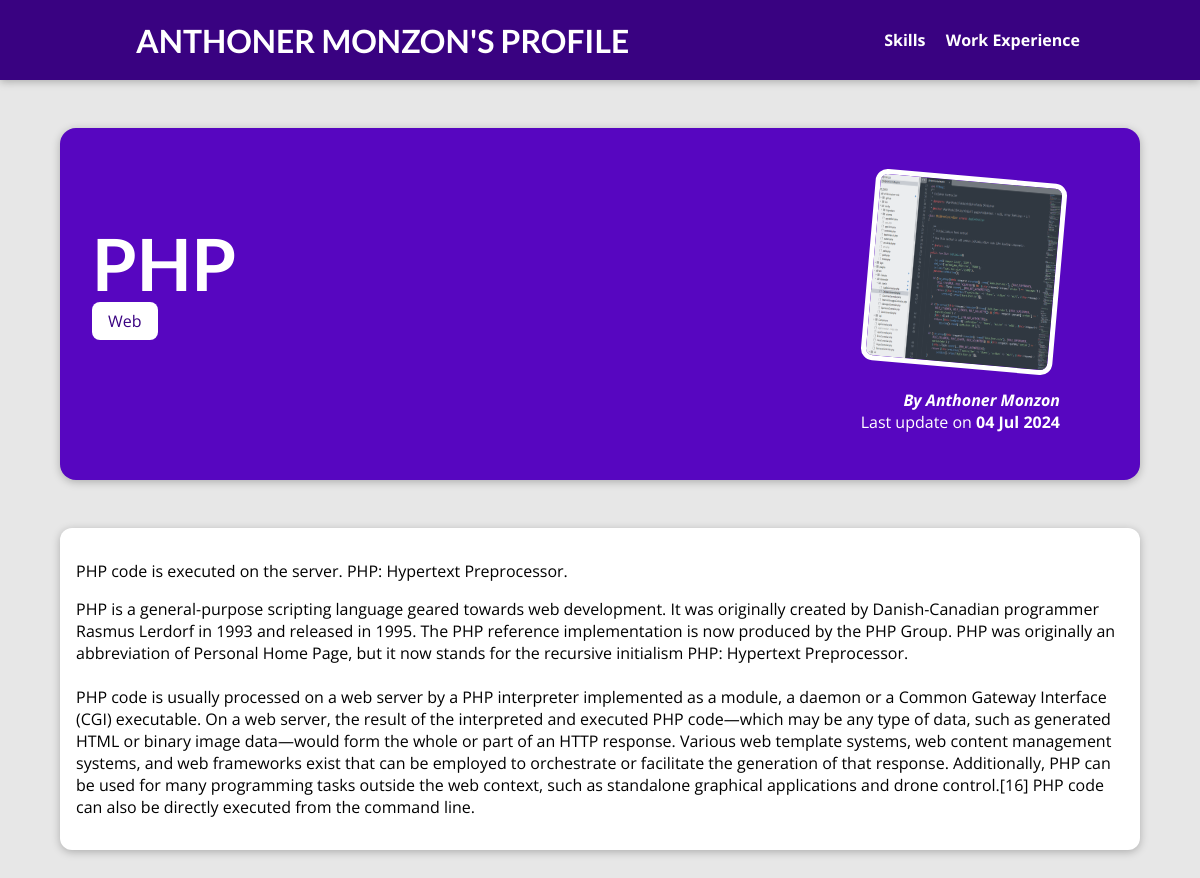
Screenshot of /skills/php-programming with the database file from the repository.
### blog/models.py (models this page shows, shortened)
class Skill(models.Model):
    title = models.CharField(max_length=150)
    excerpt = models.CharField(max_length=200)
    image_name = models.CharField(max_length=100)
    date = models.DateField(auto_now=True)
    slug = models.SlugField(unique=True, db_index=True, default="", blank=True, null=False)
    content = models.TextField(validators=[MinLengthValidator(10)])
    author = models.ForeignKey(
        Author, null=True, on_delete=models.SET_NULL, related_name="posts")
    tags = models.ManyToManyField(Tag)

class Tag(models.Model):
    caption = models.CharField(max_length=20)

class Author(models.Model):
    first_name = models.CharField(max_length=100)
    last_name = models.CharField(max_length=100)
    email_address = models.EmailField()
    def full_name(self):
        return f"{self.first_name} {self.last_name}"
    def __str__(self):
        return self.full_name()

### blog/views.py (the view)
# urls.py: path("skills/<slug>", views.post_details, name="post-details-page")# /posts/my-posts/my-on-post
def post_details(request, slug):
    indetified_skill =  get_object_or_404(Skill, slug=slug)
    return render(request, "blog/skill-detail.html", {
        "skill": indetified_skill,
        "skill_tags": indetified_skill.tags.all()
    })

### blog/templates/blog/skill-detail.html (shortened to what this page needs)
{% extends 'base.html' %}
{% load static %}
{% block css_files %}
  <link rel="stylesheet" href="{% static 'blog/post-detail.css' %}" />
{% endblock %}
{% block content %}
  <section id="summary">
    <h2>{{ skill.title }}</h2>
    <div>
      {% for tag in skill_tags %}
      <span class="tag">{{ tag.caption }}</span>
      {% endfor %}
    </div>
    <article>
      <img src="{% static 'blog/images/'|add:skill.image_name %}" alt="Skill Title" />
      <address>By <a href="mailto:{{ skill.author.email_address }}"> {{ skill.author|title }} </a></address>
      <div>
        Last update on <time>{{ skill.date|date:"d M Y" }}</time>
      </div>
    </article>
  </section>
  <main>
    <p>{{ skill.excerpt|linebreaks }}</p>
    <p>{{ skill.content|linebreaks }}</p>
  </main>
{% endblock %}

### static/app.css (style rules this page uses)
* { box-sizing: border-box; }
html { font-family: 'Open Sans', 'Lato', sans-serif; }
body { margin: 0; }
h1, h2, h3 { font-family: 'Lato', sans-serif; font-weight: bold; }

### blog/static/blog/post-detail.css (style rules this page uses)
body { background-color: #e7e7e7; }
#summary { margin: 8rem auto 3rem auto; padding: 2rem; width: 90%; max-width: 90rem; border-radius: 16px; background-color: #5706c0; position: relative; box-shadow: 0 2px 8px rgba(0, 0, 0, 0.25); height: 22rem; }
#summary h2 { color: white; font-size: 4.5rem; margin-bottom: 0.25rem; }
#summary article { position: absolute; top: 2rem; right: 3rem; padding: 1rem 2rem; border-radius: 12px; text-align: right; color: white; }
#summary article img { width: 12rem; height: 12rem; border-radius: 12px; transform: rotateZ(5deg); border: 5px solid white; margin-bottom: 1rem; }
#summary address { font-weight: bold; }
#summary a { color: white; text-decoration: none; }
#summary time { font-weight: bold; }
main { width: 90%; max-width: 90rem; margin: 3rem auto; background-color: white; padding: 1rem; border-radius: 12px; box-shadow: 0 2px 8px rgba(0, 0, 0, 0.25); }
.tag { background-color: white; color: #390281; padding: 0.5rem 1rem; border-radius: 8px; }

### rows the page displays
Skill: title "PHP", image_name (picture), author "Anthoner Monzon", date "04 Jul 2024", excerpt "PHP code is executed on the server. PHP: Hypertext Preprocessor.", content "PHP is a general-purpose scripting language geared towards web development. It was originally created by Danish-Canadian programmer Rasmus Lerdorf in 1993 and released in 1995. The PHP reference implementation is now produced by the PHP Group. PHP was originally an abbreviation of Personal Home Page, but it now stands for the recursive initialism PHP: Hypertext Preprocessor. PHP code is usually processed on a web server by a PHP interpreter implemented as a module, a daemon or a Common Gateway Interface (CGI) executable. On a web server, the result of the interpreted and executed PHP code—which may be any type of data, such as generated HTML or binary image data—would form the whole or part…"
Tag: caption "Web"
